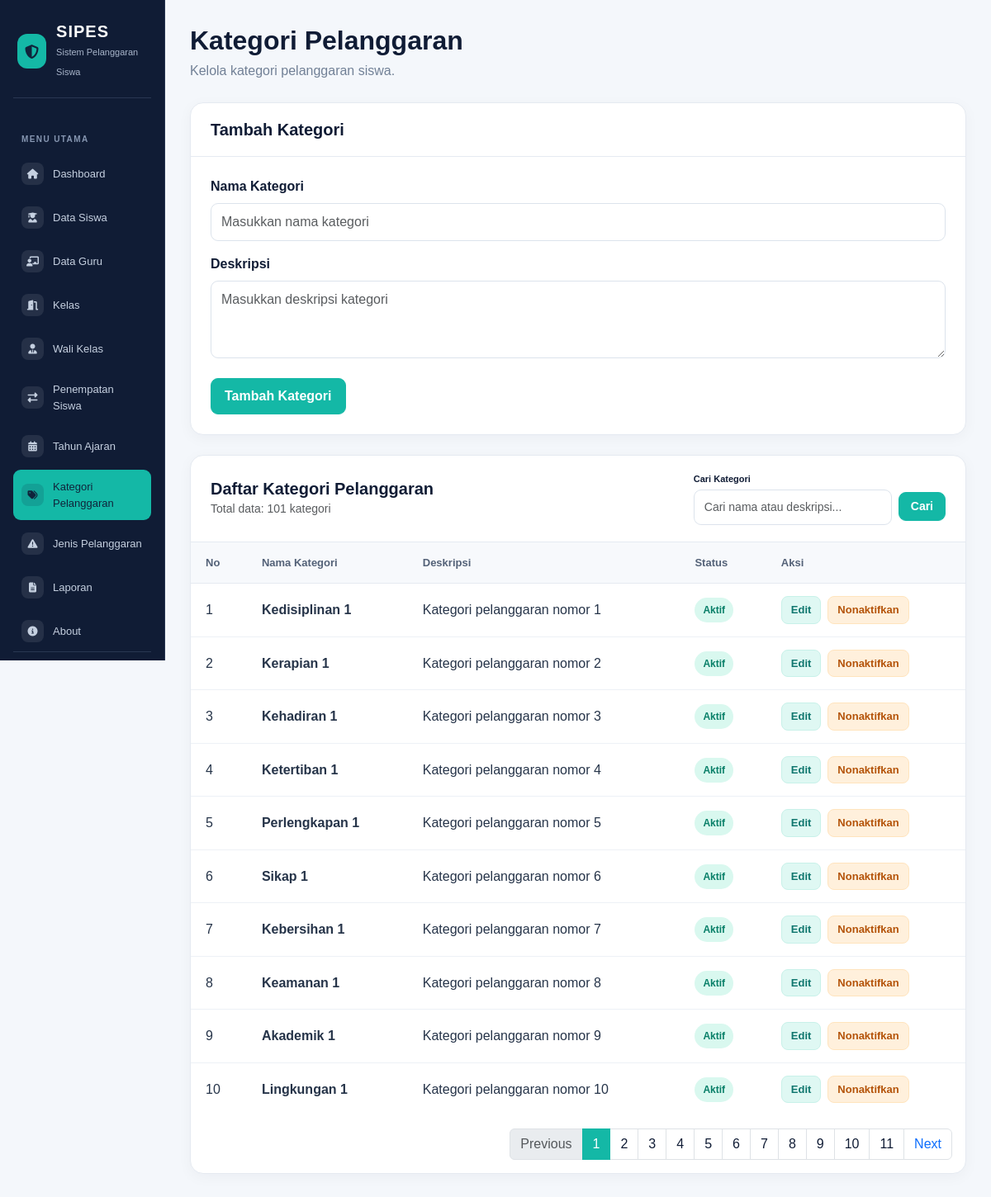
The page /kategori_pelanggaran.php (signed in) on the database its author committed.
### tables this page shows
CREATE TABLE `t_pelanggaran_kategori` (
  `id` int(11) NOT NULL,
  `nama` varchar(100) DEFAULT NULL,
  `deskripsi` text NOT NULL,
  `status_aktif` tinyint(1) NOT NULL,
  `created_at` timestamp NOT NULL DEFAULT current_timestamp(),
  `updated_at` timestamp NOT NULL DEFAULT current_timestamp()
);

### kategori_pelanggaran.php (the view, shortened to what this page needs)
<?php
include 'config/koneksi.php';
$data_edit = null;
$batas = 10;
$halaman_aktif = isset($_GET['page']) ? (int)$_GET['page'] : 1;
$halaman_aktif = ($halaman_aktif < 1) ? 1 : $halaman_aktif;
$mulai = ($halaman_aktif > 1) ? ($halaman_aktif * $batas) - $batas : 0;
$search = isset($_GET['search']) ? trim($_GET['search']) : '';
$where_sql = "";
$query_jml = mysqli_query($koneksi, "SELECT COUNT(*) AS total FROM t_pelanggaran_kategori $where_sql");
$row_jml = mysqli_fetch_assoc($query_jml);
$total_data = $row_jml['total'];
$total_halaman = ceil($total_data / $batas);
$query = mysqli_query(
    $koneksi,
    "SELECT * FROM t_pelanggaran_kategori $where_sql ORDER BY id ASC LIMIT $mulai, $batas"
);
?>
<!DOCTYPE html>
<html lang="id">
<head>
    <link href="https://cdn.jsdelivr.net/npm/bootstrap@5.3.3/dist/css/bootstrap.min.css" rel="stylesheet">
    <link rel="stylesheet" href="https://cdnjs.cloudflare.com/ajax/libs/font-awesome/6.5.1/css/all.min.css">
</head>
<body>
<?php include 'includes/sidebar.php'; ?>
<main class="main-content">
    <div class="container-fluid p-0">
        <h2 class="page-title">Kategori Pelanggaran</h2>
        <p class="page-subtitle">Kelola kategori pelanggaran siswa.</p>
        <section class="content-card">
            <div class="card-heading">
                <h5><?= $data_edit ? 'Edit Kategori' : 'Tambah Kategori'; ?></h5>
            </div>
            <div class="card-body-custom">
                <form method="POST" autocomplete="off" action="<?= $data_edit ? 'kategori_pelanggaran.php?edit=' . (int) $data_edit['id'] : 'kategori_pelanggaran.php'; ?>">
                    <div class="mb-3">
                        <label for="nama" class="form-label">Nama Kategori</label>
                        <input type="text" id="nama" name="nama" class="form-control" maxlength="100" placeholder="Masukkan nama kategori" value="<?= htmlspecialchars($data_edit['nama'] ?? ''); ?>" autocomplete="off" required>
                    </div>
                    <div class="mb-3">
                        <label for="deskripsi" class="form-label">Deskripsi</label>
                        <textarea id="deskripsi" name="deskripsi" class="form-control" rows="3" placeholder="Masukkan deskripsi kategori" autocomplete="off"><?= htmlspecialchars($data_edit['deskripsi'] ?? ''); ?></textarea>
                    </div>
                    <div class="d-flex flex-wrap gap-2 mt-4">
                        <?php if ($data_edit): ?>
                            <button type="submit" name="edit" class="btn btn-teal">Simpan Perubahan</button>
                            <a href="kategori_pelanggaran.php" class="btn-cancel">Batal</a>
                        <?php else: ?>
                            <button type="submit" name="tambah" class="btn btn-teal">Tambah Kategori</button>
                        <?php endif; ?>
                    </div>
                </form>
            </div>
        </section>
        <section class="content-card">
            <div class="card-heading d-flex flex-column flex-md-row justify-content-between align-items-md-center gap-3">
                <div>
                    <h5>Daftar Kategori Pelanggaran</h5>
                    <small class="text-muted">Total data: <?= $total_data; ?> kategori</small>
                </div>
                <div>
                    <form method="GET" action="kategori_pelanggaran.php" class="d-flex align-items-center gap-2">
                        <div class="d-flex flex-column">
                            <label class="form-label mb-1" style="font-size: 11px;">Cari Kategori</label>
                            <input type="text" name="search" value="<?= htmlspecialchars($search); ?>" placeholder="Cari nama atau deskripsi..." class="form-control form-control-sm" style="width: 240px;">
                        </div>
                        <div class="d-flex align-items-end" style="margin-top: 19px;">
                            <?php if ($search !== ''): ?>
                                <a href="kategori_pelanggaran.php" class="btn btn-outline-secondary btn-sm" style="padding: 6px 12px; border-radius: 9px;">Reset</a>
                            <?php else: ?>
                                <button type="submit" class="btn btn-teal btn-sm" style="padding: 6px 14px; border-radius: 9px;">Cari</button>
                            <?php endif; ?>
                        </div>
                    </form>
                </div>
            </div>
            <div class="table-responsive">
                <table class="table">
                    <thead>
                        <tr>
                            <th>No</th>
                            <th>Nama Kategori</th>
                            <th>Deskripsi</th>
                            <th>Status</th>
                            <th>Aksi</th>
                        </tr>
                    </thead>
                    <tbody>
                        <?php if ($query && mysqli_num_rows($query) > 0): ?>
                            <?php $no = $mulai + 1; ?>
                            <?php while ($data = mysqli_fetch_assoc($query)): ?>
                                <tr>
                                    <td><?= $no++; ?></td>
                                    <td><strong><?= htmlspecialchars($data['nama'] ?? '-'); ?></strong></td>
                                    <td><?= htmlspecialchars($data['deskripsi'] ?? ''); ?></td>
                                    <td>
                                        <?php if ($data['status_aktif'] == 1): ?>
                                            <span class="badge-active">Aktif</span>
                                        <?php else: ?>
                                            <span class="badge-inactive">Tidak Aktif</span>
                                        <?php endif; ?>
                                    </td>
                                    <td>
                                        <div class="d-flex flex-wrap gap-2">
                                            <a href="kategori_pelanggaran.php?edit=<?= (int) $data['id']; ?>" class="btn-edit">Edit</a>
                                            <?php if ($data['status_aktif'] == 1): ?>
                                                <form method="POST" action="kategori_pelanggaran.php" onsubmit="return confirm('Menonaktifkan kategori ini?')">
                                                    <button type="submit" name="nonaktifkan" class="btn-deactivate">Nonaktifkan</button>
                                                </form>
                                            <?php endif; ?>
                                        </div>
                                    </td>
                                </tr>
                            <?php endwhile; ?>
                        <?php else: ?>
                            <tr>
                                <td colspan="5" class="empty-state">Belum ada data kategori pelanggaran.</td>
                            </tr>
                        <?php endif; ?>
                    </tbody>
                </table>
            </div>
            <?php if ($total_halaman > 1): ?>
                <div class="p-3">
                    <nav>
                        <ul class="pagination justify-content-end mb-0">
                            <li class="page-item <?= ($halaman_aktif <= 1) ? 'disabled' : ''; ?>">
                                <a class="page-link" href="kategori_pelanggaran.php?page=<?= $halaman_aktif - 1; ?><?= $search !== '' ? '&search=' . urlencode($search) : ''; ?>">Previous</a>
                            </li>
                            <?php for ($i = 1; $i <= $total_halaman; $i++): ?>
                                <li class="page-item <?= ($halaman_aktif == $i) ? 'active' : ''; ?>">
                                    <a class="page-link" href="kategori_pelanggaran.php?page=<?= $i; ?><?= $search !== '' ? '&search=' . urlencode($search) : ''; ?>" style="<?= ($halaman_aktif == $i) ? 'background-color: var(--teal); border-color: var(--teal); color: white;' : 'color: var(--navy);'; ?>"><?= $i; ?></a>
                                </li>
                            <?php endfor; ?>
                            <li class="page-item <?= ($halaman_aktif >= $total_halaman) ? 'disabled' : ''; ?>">
                                <a class="page-link" href="kategori_pelanggaran.php?page=<?= $halaman_aktif + 1; ?><?= $search !== '' ? '&search=' . urlencode($search) : ''; ?>">Next</a>
                            </li>
                        </ul>
                    </nav>
                </div>
            <?php endif; ?>
        </section>
    </div>
</main>
</body>
</html>

### kategori_pelanggaran.php (style rules this page uses)
:root { --navy: #101c35; --navy-hover: #20314d; --teal: #14b8a6; --background: #f4f7fb; --text: #263449; --muted: #718096; --border: #e5eaf1; }
body { background: var(--background); color: var(--text); font-family: Arial, sans-serif; min-height: 100vh; }
.main-content { margin-left: 16.666667%; padding: 30px; min-height: 100vh; }
.page-title { color: var(--navy); font-weight: 700; margin-bottom: 6px; }
.page-subtitle { color: var(--muted); margin-bottom: 26px; }
.content-card { background: #fff; border: 1px solid var(--border); border-radius: 16px; box-shadow: 0 4px 18px rgba(16, 28, 53, 0.04); overflow: hidden; margin-bottom: 24px; }
.card-heading { padding: 20px 24px; border-bottom: 1px solid var(--border); }
.card-heading h5 { color: var(--navy); font-weight: 700; margin: 0; }
.card-body-custom { padding: 24px; }
.form-label { font-weight: 600; color: var(--navy); margin-bottom: 8px; }
.form-control { border: 1px solid #dce3ec; border-radius: 9px; padding: 10px 12px; }
.btn-teal { background: var(--teal); border: 1px solid var(--teal); color: #fff; border-radius: 9px; padding: 9px 16px; font-weight: 600; }
.table { margin-bottom: 0; vertical-align: middle; }
.table thead th { background: #f7f9fc; color: #536177; font-size: 13px; font-weight: 700; padding: 15px 18px; border-bottom: 1px solid var(--border); white-space: nowrap; }
.table tbody td { padding: 15px 18px; border-bottom: 1px solid #edf1f6; color: var(--text); }
.table tbody tr:last-child td { border-bottom: none; }
.badge-active { display: inline-block; background: #d9f8ef; color: #087f68; padding: 6px 10px; border-radius: 20px; font-size: 12px; font-weight: 700; }
.btn-edit { background: #dff8f3; color: #0f766e; border: 1px solid #c8f1e9; border-radius: 8px; padding: 6px 11px; font-size: 13px; font-weight: 600; text-decoration: none; display: inline-block; }
.btn-deactivate { background: #fff0dc; color: #b45309; border: 1px solid #ffe4bd; border-radius: 8px; padding: 6px 11px; font-size: 13px; font-weight: 600; cursor: pointer; }

### rows shown on the page
t_pelanggaran_kategori: nama "Kedisiplinan 1", deskripsi "Kategori pelanggaran nomor 1", status_aktif "Aktif"
t_pelanggaran_kategori: nama "Kerapian 1", deskripsi "Kategori pelanggaran nomor 2", status_aktif "Aktif"
t_pelanggaran_kategori: nama "Kehadiran 1", deskripsi "Kategori pelanggaran nomor 3", status_aktif "Aktif"
t_pelanggaran_kategori: nama "Ketertiban 1", deskripsi "Kategori pelanggaran nomor 4", status_aktif "Aktif"
t_pelanggaran_kategori: nama "Perlengkapan 1", deskripsi "Kategori pelanggaran nomor 5", status_aktif "Aktif"
t_pelanggaran_kategori: nama "Sikap 1", deskripsi "Kategori pelanggaran nomor 6", status_aktif "Aktif"
t_pelanggaran_kategori: nama "Kebersihan 1", deskripsi "Kategori pelanggaran nomor 7", status_aktif "Aktif"
t_pelanggaran_kategori: nama "Keamanan 1", deskripsi "Kategori pelanggaran nomor 8", status_aktif "Aktif"
t_pelanggaran_kategori: nama "Akademik 1", deskripsi "Kategori pelanggaran nomor 9", status_aktif "Aktif"
t_pelanggaran_kategori: nama "Lingkungan 1", deskripsi "Kategori pelanggaran nomor 10", status_aktif "Aktif"

### other values the page prints
$total_data "101"
